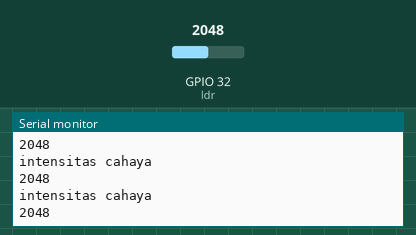
Simulated run of this sketch. Board: ESP32. Parts: the last lines printed to the serial monitor. The inputs (shaded band) are chosen by the test bench; at power-on: GPIO 32 (ldr) = 2048. WiFi joins after 1.5 s; servers stay silent unless stated.

Above: at 2.7 s.
2.8 s: GPIO 32 (ldr) set to 2866
At 3.13 s:
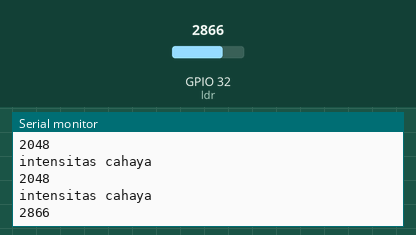
4.3 s: GPIO 32 (ldr) set to 3603
At 4.54 s:
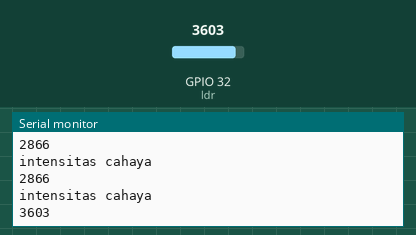
Timing chart, 0 to 7.3 s (numbered marks = the images above; inputs shaded):
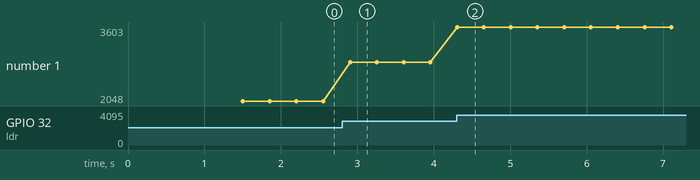

The sketch:

percobaan-1.ino
```cpp
#include <FirebaseESP32.h>
#include  <WiFi.h>
// #include "DHT.h"
#define ldr 32
// Firebase
#define FIREBASE_HOST "https://sister-7-default-rtdb.asia-southeast1.firebasedatabase.app/"
#define FIREBASE_Authorization_key "jHBYglxwEKknykgpSAGZH3VF9PrZdmYwx3VG1SUl"
// Koneksi
#define WIFI_SSID "Kosan Maba" // Change the name of your WIFI
#define WIFI_PASSWORD "12345678" // Change the password of your WIFI

#define DHTPIN 14

// #define DHTTYPE DHT11
// DHT dht(DHTPIN, DHTTYPE);
int nilai;

FirebaseData firebaseData;
FirebaseJson json;

void setup() {

Serial.begin(115200);
//  dht.begin();
  WiFi.begin (WIFI_SSID, WIFI_PASSWORD);
  Serial.print("Connecting...");
 while (WiFi.status() != WL_CONNECTED)
 {
   Serial.print(".");
   delay(300);
 }
 Serial.println();
 Serial.print("IP Address: ");
 Serial.println(WiFi.localIP());
 Serial.println();
 Firebase.begin(FIREBASE_HOST,FIREBASE_Authorization_key);
  pinMode(ldr, INPUT);
}

void loop() {

//  float hum = dht.readHumidity();
//  float temp = dht.readTemperature();

//   if (isnan(hum) || isnan(temp)  ){
//    Serial.println(F("Failed to read from DHT sensor!"));
//    return;
//  }

//  Serial.print("Temperature: ");
//  Serial.print(temp);
//  Serial.print("°C");
//  Serial.print(" Humidity: ");
//  Serial.print(hum);
//  Serial.print("%");
//  Serial.println();
nilai = analogRead(ldr);
Serial.println("intensitas cahaya");
Serial.println(nilai);

 Firebase.setFloat(firebaseData, "/ESP32_APP/LIGHT_INTENSITY", nilai);
//  Firebase.setFloat(firebaseData, "/ESP32_APP/timestamp", String(getTime()));
//  Firebase.setFloat(firebaseData, "/ESP32_APP/HUMIDITY", hum);
  delay(200);
}
```

Measured:
- after the input at 2.8 s, the serial monitor: prints a new line after 0.10 s (image 1)
- after the input at 4.3 s, the serial monitor: prints a new line at once (image 2)
- plotted number 1: 2048 → 2866 after the input at 2.8 s, 2866 → 3603 after the input at 4.3 s
